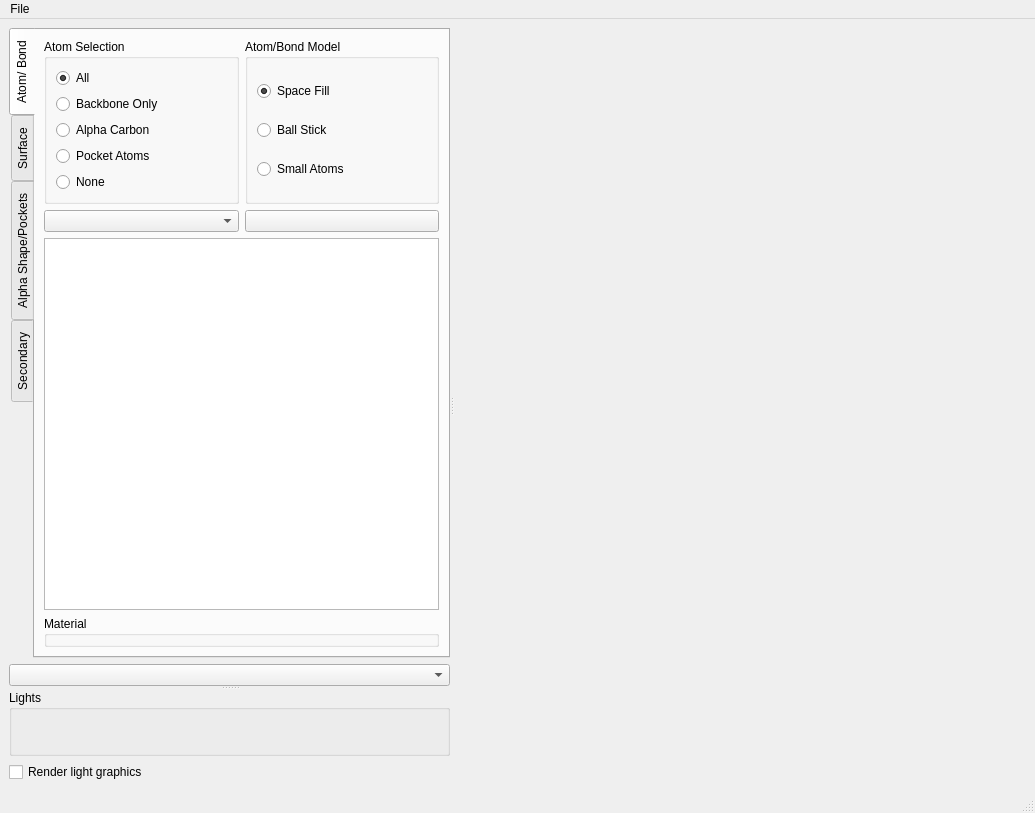
<?xml version="1.0" encoding="UTF-8"?>
<ui version="4.0">
 <class>viewer_MainWindow</class>
 <widget class="QMainWindow" name="viewer_MainWindow">
  <property name="geometry">
   <rect>
    <x>0</x>
    <y>0</y>
    <width>1035</width>
    <height>813</height>
   </rect>
  </property>
  <property name="windowTitle">
   <string>MainWindow</string>
  </property>
  <widget class="QWidget" name="centralwidget">
   <layout class="QHBoxLayout" name="horizontalLayout_2">
    <item>
     <widget class="QSplitter" name="splitter_2">
      <property name="orientation">
       <enum>Qt::Horizontal</enum>
      </property>
      <widget class="QSplitter" name="splitter">
       <property name="orientation">
        <enum>Qt::Vertical</enum>
       </property>
       <widget class="QWidget" name="layoutWidget">
        <layout class="QVBoxLayout" name="verticalLayout">
         <item>
          <widget class="QTabWidget" name="configuration_tabWidget">
           <property name="sizePolicy">
            <sizepolicy hsizetype="Preferred" vsizetype="Preferred">
             <horstretch>0</horstretch>
             <verstretch>0</verstretch>
            </sizepolicy>
           </property>
           <property name="minimumSize">
            <size>
             <width>0</width>
             <height>150</height>
            </size>
           </property>
           <property name="tabPosition">
            <enum>QTabWidget::West</enum>
           </property>
           <property name="currentIndex">
            <number>0</number>
           </property>
           <property name="movable">
            <bool>true</bool>
           </property>
           <widget class="QWidget" name="atombond_tab">
            <attribute name="title">
             <string>Atom/ Bond</string>
            </attribute>
            <layout class="QGridLayout" name="gridLayout_3">
             <item row="0" column="1">
              <widget class="QGroupBox" name="rendermodel_groupBox">
               <property name="title">
                <string>Atom/Bond Model</string>
               </property>
               <layout class="QGridLayout" name="gridLayout_4">
                <item row="4" column="0">
                 <widget class="QRadioButton" name="ssf_model_radiobutton">
                  <property name="text">
                   <string>Small Atoms</string>
                  </property>
                  <property name="checked">
                   <bool>false</bool>
                  </property>
                 </widget>
                </item>
                <item row="1" column="0">
                 <widget class="QRadioButton" name="sf_model_radiobutton">
                  <property name="text">
                   <string>Space Fill</string>
                  </property>
                  <property name="checked">
                   <bool>true</bool>
                  </property>
                 </widget>
                </item>
                <item row="2" column="0">
                 <widget class="QRadioButton" name="bs_model_radioButton">
                  <property name="text">
                   <string>Ball Stick</string>
                  </property>
                 </widget>
                </item>
               </layout>
              </widget>
             </item>
             <item row="0" column="0">
              <widget class="QGroupBox" name="mol_rendermode_groupBox">
               <property name="title">
                <string>Atom Selection</string>
               </property>
               <layout class="QGridLayout" name="gridLayout_5">
                <item row="0" column="0">
                 <widget class="QRadioButton" name="full_mol_rendermode_radioButton">
                  <property name="text">
                   <string>All</string>
                  </property>
                  <property name="checked">
                   <bool>true</bool>
                  </property>
                 </widget>
                </item>
                <item row="1" column="0">
                 <widget class="QRadioButton" name="bb_mol_rendermode_radioButton">
                  <property name="text">
                   <string>Backbone Only</string>
                  </property>
                 </widget>
                </item>
                <item row="2" column="0">
                 <widget class="QRadioButton" name="calpha_rendermode_radioButton">
                  <property name="enabled">
                   <bool>true</bool>
                  </property>
                  <property name="text">
                   <string>Alpha Carbon</string>
                  </property>
                 </widget>
                </item>
                <item row="3" column="0">
                 <widget class="QRadioButton" name="pocatoms_rendermode_radioButton">
                  <property name="enabled">
                   <bool>true</bool>
                  </property>
                  <property name="text">
                   <string>Pocket Atoms</string>
                  </property>
                 </widget>
                </item>
                <item row="4" column="0">
                 <widget class="QRadioButton" name="none_rendermode_radioButton">
                  <property name="text">
                   <string>None</string>
                  </property>
                 </widget>
                </item>
               </layout>
              </widget>
             </item>
             <item row="1" column="1">
              <widget class="QPushButton" name="reload_pushButton">
               <property name="text">
                <string/>
               </property>
               <property name="icon">
                <iconset resource="../resources/proteinvis.qrc">
                 <normaloff>:/images/reload2.png</normaloff>:/images/reload2.png</iconset>
               </property>
               <property name="iconSize">
                <size>
                 <width>32</width>
                 <height>32</height>
                </size>
               </property>
              </widget>
             </item>
             <item row="2" column="0" colspan="2">
              <widget class="QTableView" name="protein_grouping_tableView">
               <property name="sizePolicy">
                <sizepolicy hsizetype="Preferred" vsizetype="Expanding">
                 <horstretch>0</horstretch>
                 <verstretch>0</verstretch>
                </sizepolicy>
               </property>
               <property name="minimumSize">
                <size>
                 <width>100</width>
                 <height>0</height>
                </size>
               </property>
               <property name="selectionBehavior">
                <enum>QAbstractItemView::SelectItems</enum>
               </property>
              </widget>
             </item>
             <item row="3" column="0" colspan="2">
              <widget class="QtGlMaterialEditor" name="atombond_materialEditor">
               <property name="title">
                <string>Material</string>
               </property>
              </widget>
             </item>
             <item row="1" column="0">
              <widget class="QComboBox" name="protein_grouping_comboBox">
               <property name="toolTip">
                <string>atom group by options</string>
               </property>
              </widget>
             </item>
            </layout>
           </widget>
           <widget class="QWidget" name="surface_tab">
            <attribute name="title">
             <string>Surface</string>
            </attribute>
            <layout class="QGridLayout" name="gridLayout_10">
             <item row="0" column="0">
              <widget class="QGroupBox" name="showhide_surface_groupBox">
               <property name="title">
                <string>Show/Hide</string>
               </property>
               <layout class="QGridLayout" name="gridLayout_7">
                <item row="0" column="0">
                 <widget class="QRadioButton" name="hide_surface_radioButton">
                  <property name="text">
                   <string>Hide Surface</string>
                  </property>
                 </widget>
                </item>
                <item row="1" column="0">
                 <widget class="QRadioButton" name="show_surface_radioButton">
                  <property name="text">
                   <string>Show Surface</string>
                  </property>
                  <property name="checked">
                   <bool>true</bool>
                  </property>
                 </widget>
                </item>
                <item row="2" column="0">
                 <widget class="QRadioButton" name="show_surface_wireframe_radioButton">
                  <property name="text">
                   <string>Show Wireframe</string>
                  </property>
                  <property name="checked">
                   <bool>false</bool>
                  </property>
                 </widget>
                </item>
               </layout>
              </widget>
             </item>
             <item row="1" column="0">
              <widget class="QtGlMaterialEditor" name="surface_materialEditor">
               <property name="sizePolicy">
                <sizepolicy hsizetype="Maximum" vsizetype="Maximum">
                 <horstretch>0</horstretch>
                 <verstretch>0</verstretch>
                </sizepolicy>
               </property>
               <property name="maximumSize">
                <size>
                 <width>16777215</width>
                 <height>16777215</height>
                </size>
               </property>
               <property name="title">
                <string>Material</string>
               </property>
               <layout class="QGridLayout" name="gridLayout_8"/>
              </widget>
             </item>
            </layout>
           </widget>
           <widget class="QWidget" name="alpha_pocket_tab">
            <attribute name="title">
             <string>Alpha Shape/Pockets</string>
            </attribute>
            <layout class="QGridLayout" name="gridLayout_11">
             <item row="1" column="0">
              <widget class="QGroupBox" name="pocket_groupBox">
               <property name="title">
                <string>Pockets</string>
               </property>
               <property name="checkable">
                <bool>true</bool>
               </property>
               <property name="checked">
                <bool>true</bool>
               </property>
               <layout class="QFormLayout" name="formLayout">
                <property name="fieldGrowthPolicy">
                 <enum>QFormLayout::ExpandingFieldsGrow</enum>
                </property>
                <item row="0" column="0">
                 <widget class="QSpinBox" name="pocket_alpha_num_spinBox"/>
                </item>
                <item row="0" column="1">
                 <widget class="QLabel" name="pocket_alpha_num_label">
                  <property name="text">
                   <string>Alpha No.</string>
                  </property>
                 </widget>
                </item>
                <item row="1" column="0" colspan="2">
                 <widget class="QRadioButton" name="show_all_pockets_radioButton">
                  <property name="text">
                   <string>Show All Pockets</string>
                  </property>
                  <property name="checked">
                   <bool>true</bool>
                  </property>
                 </widget>
                </item>
                <item row="2" column="0">
                 <widget class="QSpinBox" name="pocket_num_spinBox">
                  <property name="enabled">
                   <bool>false</bool>
                  </property>
                 </widget>
                </item>
                <item row="2" column="1">
                 <widget class="QLabel" name="pocket_num_label">
                  <property name="enabled">
                   <bool>false</bool>
                  </property>
                  <property name="text">
                   <string>Pocket No.</string>
                  </property>
                 </widget>
                </item>
               </layout>
              </widget>
             </item>
             <item row="2" column="0">
              <widget class="QGroupBox" name="groupBox">
               <property name="title">
                <string>Grow Radii</string>
               </property>
               <layout class="QGridLayout" name="gridLayout_6">
                <item row="0" column="0">
                 <widget class="QDoubleSpinBox" name="add_radius_sf_model_doubleSpinBox">
                  <property name="maximum">
                   <double>999.990000000000009</double>
                  </property>
                  <property name="singleStep">
                   <double>0.100000000000000</double>
                  </property>
                 </widget>
                </item>
                <item row="0" column="1">
                 <widget class="QLabel" name="add_radius_sf_model_label">
                  <property name="text">
                   <string>Constant</string>
                  </property>
                  <property name="wordWrap">
                   <bool>true</bool>
                  </property>
                 </widget>
                </item>
                <item row="1" column="0">
                 <widget class="QDoubleSpinBox" name="alpha_value_sf_model_doubleSpinBox">
                  <property name="maximum">
                   <double>999.990000000000009</double>
                  </property>
                  <property name="singleStep">
                   <double>0.100000000000000</double>
                  </property>
                 </widget>
                </item>
                <item row="1" column="1">
                 <widget class="QLabel" name="alpha_value_sf_model_label">
                  <property name="text">
                   <string>Alpha</string>
                  </property>
                  <property name="wordWrap">
                   <bool>true</bool>
                  </property>
                 </widget>
                </item>
               </layout>
              </widget>
             </item>
             <item row="0" column="0">
              <widget class="QGroupBox" name="alpha_complex_groupBox">
               <property name="enabled">
                <bool>true</bool>
               </property>
               <property name="title">
                <string>Alpha Complex</string>
               </property>
               <property name="flat">
                <bool>false</bool>
               </property>
               <property name="checkable">
                <bool>false</bool>
               </property>
               <property name="checked">
                <bool>false</bool>
               </property>
               <layout class="QGridLayout" name="gridLayout_13">
                <item row="0" column="0">
                 <widget class="QCheckBox" name="show_alpha_complex_tets_checkBox">
                  <property name="text">
                   <string>Show Tetras</string>
                  </property>
                  <property name="checked">
                   <bool>true</bool>
                  </property>
                 </widget>
                </item>
                <item row="1" column="0">
                 <widget class="QCheckBox" name="show_alpha_complex_tris_checkBox">
                  <property name="text">
                   <string>Show Tris</string>
                  </property>
                  <property name="checked">
                   <bool>true</bool>
                  </property>
                 </widget>
                </item>
                <item row="2" column="0">
                 <widget class="QCheckBox" name="show_alpha_complex_edges_checkBox">
                  <property name="text">
                   <string>Show Eges</string>
                  </property>
                  <property name="checked">
                   <bool>true</bool>
                  </property>
                 </widget>
                </item>
               </layout>
              </widget>
             </item>
            </layout>
           </widget>
           <widget class="QWidget" name="secondaryTab">
            <attribute name="title">
             <string>Secondary</string>
            </attribute>
            <layout class="QVBoxLayout" name="verticalLayout_3">
             <item>
              <widget class="QGroupBox" name="sec_renderModel_groupBox">
               <property name="title">
                <string>Type Selection</string>
               </property>
               <property name="checkable">
                <bool>false</bool>
               </property>
               <layout class="QGridLayout" name="gridLayout_2">
                <item row="0" column="0">
                 <widget class="QCheckBox" name="sec_tubes_checkbox">
                  <property name="text">
                   <string>Tubes</string>
                  </property>
                  <property name="checked">
                   <bool>false</bool>
                  </property>
                 </widget>
                </item>
                <item row="1" column="0">
                 <widget class="QCheckBox" name="sec_helices_checkbox">
                  <property name="text">
                   <string>Helices</string>
                  </property>
                 </widget>
                </item>
                <item row="2" column="0">
                 <widget class="QCheckBox" name="sec_sheets_checkbox">
                  <property name="enabled">
                   <bool>true</bool>
                  </property>
                  <property name="text">
                   <string>Sheets</string>
                  </property>
                 </widget>
                </item>
               </layout>
              </widget>
             </item>
             <item>
              <layout class="QHBoxLayout" name="horizontalLayout">
               <item>
                <widget class="QSpinBox" name="spinBox_2"/>
               </item>
               <item>
                <widget class="QLabel" name="label">
                 <property name="text">
                  <string>Sheet Number</string>
                 </property>
                </widget>
               </item>
               <item>
                <widget class="QSpinBox" name="spinBox"/>
               </item>
               <item>
                <widget class="QLabel" name="helixLabel">
                 <property name="text">
                  <string>Helix Number</string>
                 </property>
                </widget>
               </item>
              </layout>
             </item>
            </layout>
           </widget>
          </widget>
         </item>
         <item>
          <widget class="QComboBox" name="current_protein_comboBox"/>
         </item>
        </layout>
       </widget>
       <widget class="QWidget" name="layoutWidget">
        <layout class="QVBoxLayout" name="verticalLayout_2">
         <item>
          <widget class="QtGlLightEditor" name="lightseditor">
           <property name="title">
            <string>Lights</string>
           </property>
           <layout class="QGridLayout" name="gridLayout"/>
          </widget>
         </item>
         <item>
          <widget class="QCheckBox" name="render_light_graphic_checkBox">
           <property name="text">
            <string>Render light graphics</string>
           </property>
           <property name="checked">
            <bool>false</bool>
           </property>
          </widget>
         </item>
        </layout>
       </widget>
      </widget>
      <widget class="glviewer_t" name="glviewer" native="true">
       <property name="minimumSize">
        <size>
         <width>400</width>
         <height>400</height>
        </size>
       </property>
      </widget>
     </widget>
    </item>
   </layout>
  </widget>
  <widget class="QMenuBar" name="menubar">
   <property name="geometry">
    <rect>
     <x>0</x>
     <y>0</y>
     <width>1035</width>
     <height>23</height>
    </rect>
   </property>
   <widget class="QMenu" name="menuFile">
    <property name="title">
     <string>File</string>
    </property>
    <addaction name="actionOpen_Protein"/>
    <addaction name="separator"/>
    <addaction name="actionLoad_Surface"/>
    <addaction name="actionLoad_Alpha_Shape"/>
    <addaction name="actionLoad_Pockets"/>
    <addaction name="separator"/>
    <addaction name="actionClose_Protein"/>
   </widget>
   <addaction name="menuFile"/>
  </widget>
  <widget class="QStatusBar" name="statusbar"/>
  <action name="actionOpen_Protein">
   <property name="text">
    <string>Open Protein</string>
   </property>
   <property name="shortcut">
    <string>Ctrl+O</string>
   </property>
  </action>
  <action name="actionLoad_Alpha_Shape">
   <property name="text">
    <string>Load Alpha Shape</string>
   </property>
  </action>
  <action name="actionLoad_Pockets">
   <property name="text">
    <string>Load Pockets</string>
   </property>
  </action>
  <action name="actionLoad_Surface">
   <property name="text">
    <string>Load Surface</string>
   </property>
  </action>
  <action name="actionClose_Protein">
   <property name="text">
    <string>Close Protein</string>
   </property>
   <property name="shortcut">
    <string>Ctrl+W</string>
   </property>
  </action>
 </widget>
 <customwidgets>
  <customwidget>
   <class>glviewer_t</class>
   <extends>QWidget</extends>
   <header>viewer.h</header>
   <container>1</container>
  </customwidget>
  <customwidget>
   <class>QtGlMaterialEditor</class>
   <extends>QGroupBox</extends>
   <header>qtglmaterialeditor.h</header>
   <container>1</container>
  </customwidget>
  <customwidget>
   <class>QtGlLightEditor</class>
   <extends>QGroupBox</extends>
   <header location="global">qtgllighteditor.h</header>
   <container>1</container>
  </customwidget>
 </customwidgets>
 <resources>
  <include location="../resources/proteinvis.qrc"/>
 </resources>
 <connections/>
</ui>
